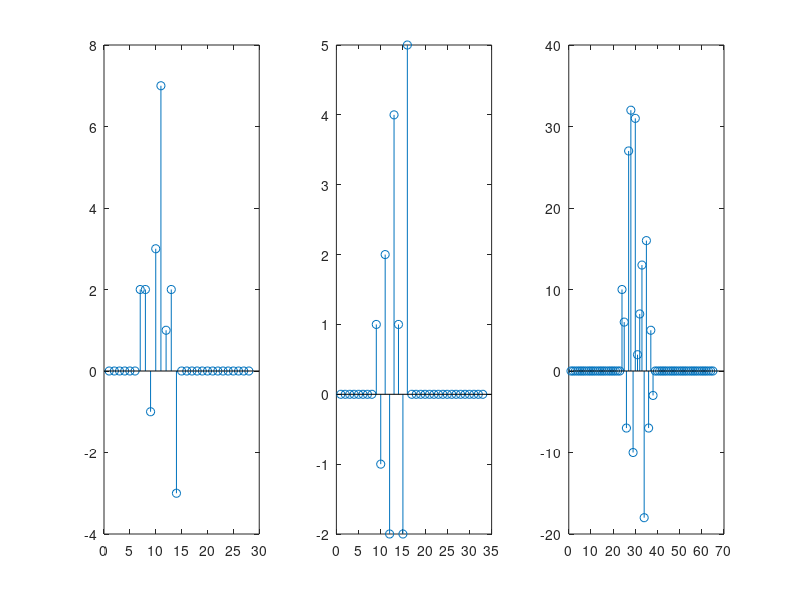

Write the MATLAB code that produced this figure.
clear all;
t=-10:1:10;
x=[2 -1 3 7 1 2 -3];
y=[1 -1 2 -2 4 1 -2 5];
for i=1:length(t)
    if t(i)==-4
        min=i-1;
        else if t(i)==2
            max=i+1;
        end
    end
end
x=[zeros(1,min) 2 2 -1 3 7 1 2 -3 zeros(1,max)];
subplot(1,3,1);
stem(x);
for i=1:length(t)
    if t(i)==-2
        min=i-1;
        else if t(i)==5
            max=i+1;
        end
    end
end
y=[zeros(1,min) 1 -1 2 -2 4 1 -2 5 zeros(1,max)];
subplot(1,3,2);
stem(y);
r=xcorr(x,y);
subplot(1,3,3);
stem(r);